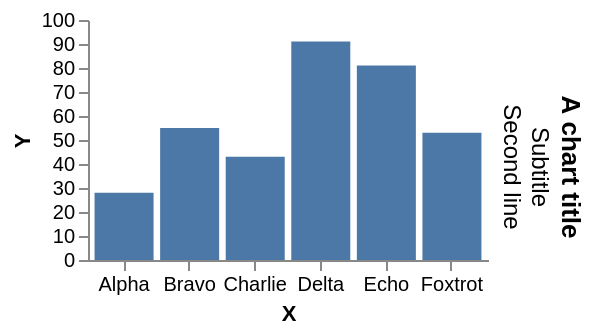

The specification (Vega-Lite) saved for this image:
### Vega specification from a JSON file in a GitHub repository (floating-point values rounded to 4 significant figures)
{"width": 200, "height": 120, "padding": 5, "data": [{"name": "t", "values": [{"a": "Alpha", "b": 28, "c": "x", "d": 1}, {"a": "Bravo", "b": 55, "c": "y", "d": 2}, {"a": "Charlie", "b": 43, "c": "x", "d": 3}, {"a": "Delta", "b": 91, "c": "z", "d": 4}, {"a": "Echo", "b": 81, "c": "y", "d": 5}, {"a": "Foxtrot", "b": 53, "c": "z", "d": 6}]}], "scales": [{"name": "x", "type": "band", "domain": {"data": "t", "field": "a"}, "range": "width", "padding": 0.1}, {"name": "y", "type": "linear", "domain": {"data": "t", "field": "b"}, "range": "height", "nice": true}, {"name": "color", "type": "ordinal", "domain": {"data": "t", "field": "c"}, "range": {"scheme": "category10"}}, {"name": "ramp", "type": "linear", "domain": {"data": "t", "field": "d"}, "range": {"scheme": "blues"}}, {"name": "size", "type": "linear", "domain": {"data": "t", "field": "b"}, "range": [10, 200]}, {"name": "shape", "type": "ordinal", "domain": {"data": "t", "field": "c"}, "range": "symbol"}, {"name": "quant", "type": "quantize", "domain": [0, 100], "range": {"scheme": "greens", "count": 4}}], "marks": [{"type": "rect", "from": {"data": "t"}, "encode": {"enter": {"x": {"scale": "x", "field": "a"}, "width": {"scale": "x", "band": 1}, "y": {"scale": "y", "field": "b"}, "y2": {"scale": "y", "value": 0}}}}], "title": {"text": "A chart title", "subtitle": ["Subtitle", "Second line"], "orient": "right", "anchor": "middle", "frame": "bounds", "offset": 6}, "axes": [{"orient": "bottom", "scale": "x", "title": "X"}, {"orient": "left", "scale": "y", "title": "Y"}]}
